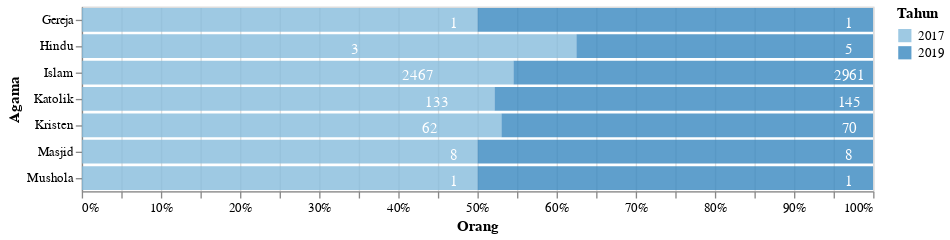

This figure's notebook cell:
### Markdown cell above
<h2> Kependudukan Berdasarkan Agama</h2>

### Code cell
df_2 = data('Agama')
plot_1(df_2,'Orang','Agama',600)

### Figure 1 — Vega-Lite specification as saved in the notebook (floating-point values rounded to 4 significant figures)
{"config": {"view": {"continuousWidth": 400, "continuousHeight": 300}}, "layer": [{"mark": {"type": "bar", "opacity": 0.8}, "encoding": {"color": {"condition": {"type": "ordinal", "field": "Tahun", "selection": "selector115"}, "value": "lightgray"}, "x": {"type": "quantitative", "field": "N", "stack": "normalize", "title": "Orang"}, "y": {"type": "ordinal", "field": "Keterangan", "title": "Agama"}}, "selection": {"selector115": {"type": "single", "encodings": ["x", "color"]}}}, {"mark": {"type": "text", "color": "white", "dx": -18, "dy": 3}, "encoding": {"detail": {"type": "ordinal", "field": "Tahun"}, "text": {"type": "ordinal", "field": "N"}, "tooltip": [{"type": "quantitative", "field": "Tahun"}, {"type": "nominal", "field": "Keterangan"}, {"type": "nominal", "field": "N"}, {"type": "nominal", "field": "Satuan"}], "x": {"type": "quantitative", "field": "N", "stack": "normalize"}, "y": {"type": "ordinal", "field": "Keterangan"}}, "selection": {"selector116": {"type": "interval", "bind": "scales", "encodings": ["x", "y"]}}}], "data": {"name": "data-50248103becf72c1d223767a31794841"}, "width": 600, "$schema": "https://vega.github.io/schema/vega-lite/v4.8.1.json", "datasets": {"data-50248103becf72c1d223767a31794841": [{"Tahun": 2017, "Kode": 1, "Data": "Kependudukan", "Kode Kategori": 1.4, "Kategori": "Agama", "Keterangan": "Islam", "N": "2961", "Satuan": "Orang"}, {"Tahun": 2017, "Kode": 1, "Data": "Kependudukan", "Kode Kategori": 1.4, "Kategori": "Agama", "Keterangan": "Kristen", "N": "70", "Satuan": "Orang"}, {"Tahun": 2017, "Kode": 1, "Data": "Kependudukan", "Kode Kategori": 1.4, "Kategori": "Agama", "Keterangan": "Katolik", "N": "145", "Satuan": "Orang"}, {"Tahun": 2017, "Kode": 1, "Data": "Kependudukan", "Kode Kategori": 1.4, "Kategori": "Agama", "Keterangan": "Hindu", "N": "5", "Satuan": "Orang"}, {"Tahun": 2017, "Kode": 1, "Data": "Kependudukan", "Kode Kategori": 1.4, "Kategori": "Agama", "Keterangan": "Budha", "N": null, "Satuan": "Orang"}, {"Tahun": 2017, "Kode": 7, "Data": "Bidang Pembangunan", "Kode Kategori": 7.1, "Kategori": "Agama", "Keterangan": "Masjid", "N": "8", "Satuan": "Unit"}, {"Tahun": 2017, "Kode": 7, "Data": "Bidang Pembangunan", "Kode Kategori": 7.1, "Kategori": "Agama", "Keterangan": "Mushola", "N": "1", "Satuan": "Unit"}, {"Tahun": 2017, "Kode": 7, "Data": "Bidang Pembangunan", "Kode Kategori": 7.1, "Kategori": "Agama", "Keterangan": "Gereja", "N": "1", "Satuan": "Unit"}, {"Tahun": 2017, "Kode": 7, "Data": "Bidang Pembangunan", "Kode Kategori": 7.1, "Kategori": "Agama", "Keterangan": "Vihara", "N": null, "Satuan": "Unit"}, {"Tahun": 2017, "Kode": 7, "Data": "Bidang Pembangunan", "Kode Kategori": 7.1, "Kategori": "Agama", "Keterangan": "Pura", "N": null, "Satuan": "Unit"}, {"Tahun": 2019, "Kode": 1, "Data": "Kependudukan", "Kode Kategori": 1.4, "Kategori": "Agama", "Keterangan": "Islam", "N": 2467.0, "Satuan": "Orang"}, {"Tahun": 2019, "Kode": 1, "Data": "Kependudukan", "Kode Kategori": 1.4, "Kategori": "Agama", "Keterangan": "Kristen", "N": 62.0, "Satuan": "Orang"}, {"Tahun": 2019, "Kode": 1, "Data": "Kependudukan", "Kode Kategori": 1.4, "Kategori": "Agama", "Keterangan": "Katolik", "N": 133.0, "Satuan": "Orang"}, {"Tahun": 2019, "Kode": 1, "Data": "Kependudukan", "Kode Kategori": 1.4, "Kategori": "Agama", "Keterangan": "Hindu", "N": 3.0, "Satuan": "Orang"}, {"Tahun": 2019, "Kode": 1, "Data": "Kependudukan", "Kode Kategori": 1.4, "Kategori": "Agama", "Keterangan": "Budha", "N": null, "Satuan": "Orang"}, {"Tahun": 2019, "Kode": 7, "Data": "Bidang Pembangunan", "Kode Kategori": 7.1, "Kategori": "Agama", "Keterangan": "Masjid", "N": 8.0, "Satuan": "Unit"}, {"Tahun": 2019, "Kode": 7, "Data": "Bidang Pembangunan", "Kode Kategori": 7.1, "Kategori": "Agama", "Keterangan": "Mushola", "N": 1.0, "Satuan": "Unit"}, {"Tahun": 2019, "Kode": 7, "Data": "Bidang Pembangunan", "Kode Kategori": 7.1, "Kategori": "Agama", "Keterangan": "Gereja", "N": 1.0, "Satuan": "Unit"}, {"Tahun": 2019, "Kode": 7, "Data": "Bidang Pembangunan", "Kode Kategori": 7.1, "Kategori": "Agama", "Keterangan": "Vihara", "N": null, "Satuan": "Unit"}, {"Tahun": 2019, "Kode": 7, "Data": "Bidang Pembangunan", "Kode Kategori": 7.1, "Kategori": "Agama", "Keterangan": "Pura", "N": null, "Satuan": "Unit"}]}}
